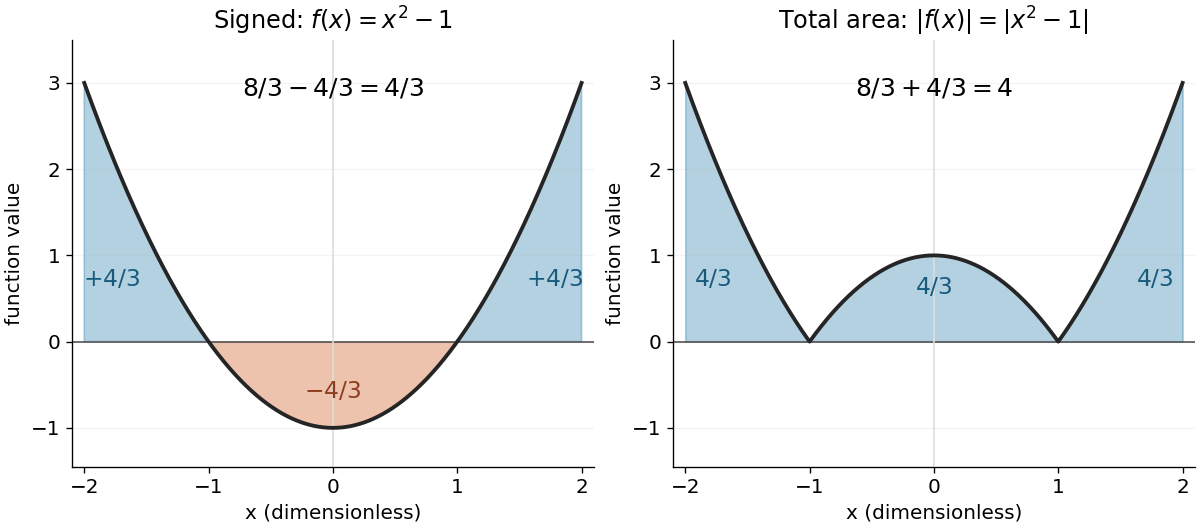

This chart was generated by the following Python code:
"""Compare exact signed and geometric areas for x**2 - 1 on [-2, 2]."""
from fractions import Fraction
from pathlib import Path

import matplotlib
matplotlib.use("Agg")
import matplotlib.pyplot as plt
import numpy as np


def primitive(x):
    return x**3 / 3 - x


def main():
    endpoints = list(map(Fraction, (-2, -1, 1, 2)))
    signed_parts = [primitive(b) - primitive(a) for a, b in zip(endpoints, endpoints[1:])]
    assert signed_parts == [Fraction(4, 3), Fraction(-4, 3), Fraction(4, 3)]
    assert sum(signed_parts) == Fraction(4, 3)
    assert sum(map(abs, signed_parts)) == 4
    # Independently integrate each smooth piece by the composite trapezoid rule.
    errors = []
    for a, b, exact in zip(endpoints, endpoints[1:], signed_parts):
        nodes = np.linspace(float(a), float(b), 10001)
        error = abs(float(np.trapezoid(nodes**2 - 1, nodes)) - float(exact))
        assert error < 2e-8
        errors.append(error)

    plt.rcParams.update({"font.size": 12, "axes.spines.top": False, "axes.spines.right": False})
    fig, axes = plt.subplots(1, 2, figsize=(10.0, 4.4), dpi=120, layout="constrained")
    fig.patch.set_facecolor("white")
    x = np.linspace(-2, 2, 1201)
    y = x**2 - 1
    for ax in axes:
        ax.set_facecolor("white")
        ax.axhline(0, color="#555555", linewidth=1)
        ax.axvline(0, color="#dddddd", linewidth=1)
        ax.set(xlim=(-2.1, 2.1), ylim=(-1.45, 3.5), xlabel="x (dimensionless)", ylabel="function value")
        ax.set_xticks([-2, -1, 0, 1, 2])
        ax.grid(axis="y", alpha=.15)
    axes[0].plot(x, y, color="#252525", linewidth=2.3)
    axes[0].fill_between(x, 0, y, where=y >= 0, interpolate=True, color="#277da8", alpha=.35)
    axes[0].fill_between(x, 0, y, where=y <= 0, interpolate=True, color="#d56b35", alpha=.4)
    axes[0].set_title(r"Signed: $f(x)=x^2-1$")
    axes[0].text(-1.78, .65, r"$+4/3$", ha="center", color="#165b7e", fontsize=14)
    axes[0].text(1.78, .65, r"$+4/3$", ha="center", color="#165b7e", fontsize=14)
    axes[0].text(0, -.65, r"$-4/3$", ha="center", color="#8c3d1d", fontsize=14)
    axes[0].text(0, 2.85, r"$8/3-4/3=4/3$", ha="center", fontsize=15)
    axes[1].plot(x, np.abs(y), color="#252525", linewidth=2.3)
    axes[1].fill_between(x, 0, np.abs(y), color="#277da8", alpha=.35)
    axes[1].set_title(r"Total area: $|f(x)|=|x^2-1|$")
    for location, height in [(-1.78, .65), (0, .55), (1.78, .65)]:
        axes[1].text(location, height, r"$4/3$", ha="center", color="#165b7e", fontsize=14)
    axes[1].text(0, 2.85, r"$8/3+4/3=4$", ha="center", fontsize=15)
    fig.savefig(Path.cwd() / (Path(__file__).stem + ".png"), facecolor="white", transparent=False)
    plt.close(fig)
    print({"signed_parts": list(map(str, signed_parts)), "signed_total": "4/3", "geometric_total": 4,
           "trapezoid_absolute_errors": errors})


if __name__ == "__main__":
    main()
